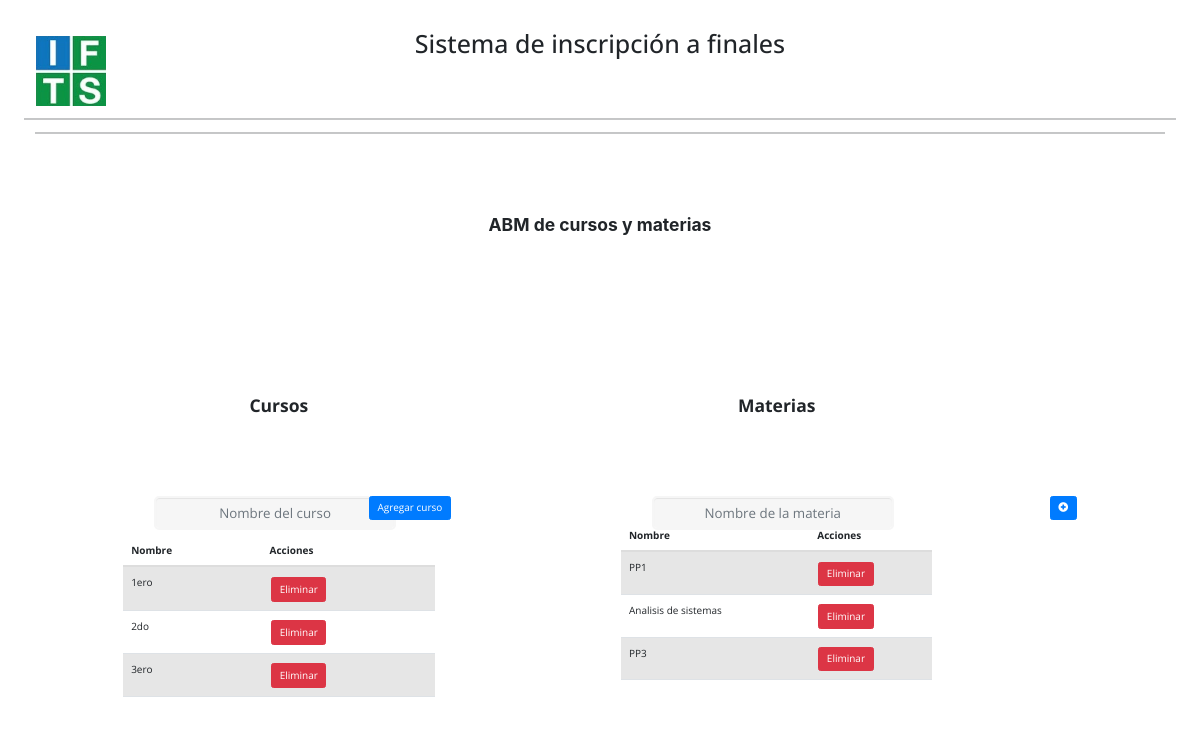
Screenshot of /inscripcion_ifts18/directivo/cursosmaterias with the database file from the repository.
### inscripcion_ifts18/models.py (models this page shows, shortened)
class Curso(models.Model):
    descripcion = models.CharField(max_length=200,  unique=True)

class Materia(models.Model):
    id_curso = models.ForeignKey(Curso, on_delete=models.CASCADE)
    descripcion = models.CharField(max_length=200,  unique=True)

### inscripcion_ifts18/views.py (the view)
# urls.py: path('directivo/cursosmaterias',Abm.cursosMaterias, name='cursosMaterias'),
    def cursosMaterias(request):
        materias = Materia.objects.all()
        cursos = Curso.objects.all()
        return render(request,'inscripcion_ifts18/directivo/abm/cursos_materias.html',{'cursos':cursos, 'materias': materias})

### inscripcion_ifts18/templates/inscripcion_ifts18/directivo/abm/cursos_materias.html
{% extends "inscripcion_ifts18/base.html" %}
{% block nav %}
<div class="anclas">
    <hr>
  </div>
  {% endblock %}
  {% block body %}
  <h3>ABM de cursos y materias</h2>
  <div class="container">
    <div class="row">
    <div class="col-md-5">
        <h3>Cursos</h3>
        <form action="" method="post">
        <input type="text" name="curso" placeholder="Nombre del curso" class="form-control">
        <button type="submit" class="btn directivo btn-primary">Agregar curso</button>
        </form>
        <br>
        <table class="table table-striped">
        <thead>
            <tr>
            <th>Nombre</th>
            <th>Acciones</th>
            </tr>
        </thead>
        <tbody>
            {% for curso in cursos %}
            <tr>
            <td>{{ curso.descripcion }}</td>
            <td>
                <a href="" class="btn btn-danger">Eliminar</a>
            </td>
            </tr>
            {% endfor %}
        </tbody>
        </table>
    </div>
    <div class="col-md-5">
        <h3>Materias</h3>
        <form action="" method="post">
        <input type="text" name="materia" placeholder="Nombre de la materia" class="form-control">
        <button type="submit" class="btn directivo btn-primary float-right"><span class="glyphicon glyphicon-plus-sign"></span></button>
        </form>
        <br>
        <table class="table table-striped">
        <thead>
            <tr>
            <th>Nombre</th>
            <th>Acciones</th>
            </tr>
        </thead>
        <tbody>
            {% for materia in materias %}
            <tr>
            <td>{{ materia.descripcion }}</td>
            <td>
                <a href="" class="btn btn-danger">Eliminar</a>
            </td>
            </tr>
            {% endfor %}
        </tbody>
        </table>
    </div>
    </div>
</div>
  {% endblock %}

### inscripcion_ifts18/static/styles.css (style rules this page uses)
* { font-family: 'Open Sans', sans-serif; margin: 1%; }
body { height:1000px; }
.anclas { text-align: center; }
h3 { width: 80%; text-align: center; margin: 80px auto; font-weight:bold; }
.table { width: 70%!important; height: 20%; margin: auto; }
form { width: 250px; margin: auto; margin-top: 30px; }
input { width:300px; }
.form-control { position:absolute; width:51%!important; }
button { margin-left:40px; margin-bottom:10px; }
.directivo { position:relative; right:-70%; }
a { color: #92badd; display:inline-block; text-decoration: none; font-weight: 400; }
input[type=text], input[type=password] { width: 100%; background-color: #f6f6f6; border: none; color: #0d0d0d; padding: 10px 28px; text-align: center; text-decoration: none; display: inline-block; border: 2px solid #f6f6f6; -webkit-transition: all 0.5s ease-in-out; -moz-transition: all 0.5s ease-in-out; -ms-transition: all 0.5s ease-in-out; -o-transition: all 0.5s ease-in-out; transition: all 0.5s ease-in-out; -webkit-border-radius: 5px 5px 5px 5px; border-radius: 5px 5px 5px 5px; font-size: revert; }
input[type=text]:placeholder { color: #cccccc; }

### rows the page displays
Curso: descripcion "1ero"
Curso: descripcion "2do"
Curso: descripcion "3ero"
Materia: descripcion "PP1"
Materia: descripcion "Analisis de sistemas"
Materia: descripcion "PP3"
